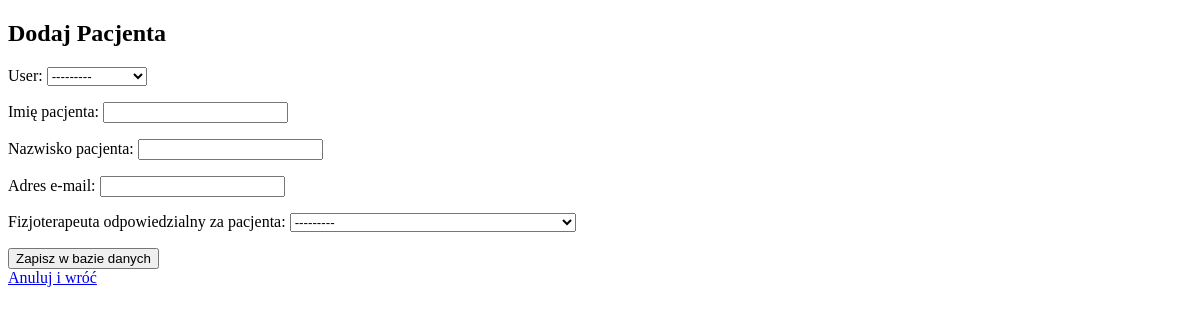
The page /dodaj-pacjenta/ (signed in) on the database as committed earlier.
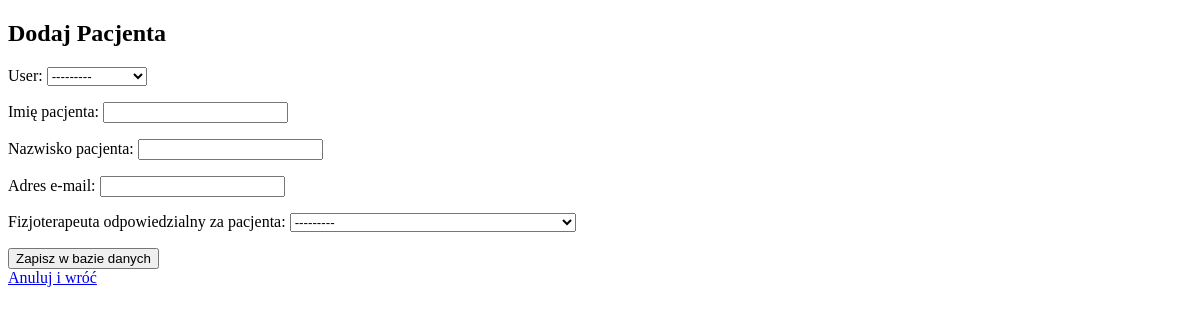
The same page on the database as committed later.
### fizjoapp/models.py (models this page shows)
class Fizjoterapeuta(models.Model):
    user = models.OneToOneField(User, on_delete=models.CASCADE, null=True, blank=True)
    imie = models.CharField(max_length=50, verbose_name="Imię")
    nazwisko = models.CharField(max_length=100, verbose_name="Nazwisko")
    specka = models.CharField(max_length=150, verbose_name="Specjalizacja")
    tytul = models.CharField(max_length=20, verbose_name="Tytuł Naukowy")
    def __str__(self):
        return f"{self.tytul} {self.imie} {self.nazwisko} ({self.specka})"

### fizjoapp/views.py (the view)
# urls.py: path('dodaj-pacjenta/', views.dodaj_pacjenta, name='dodaj_pacjenta'),
@login_required
def dodaj_pacjenta(request):
    return dodaj_element(request, PacjentForm, "Dodaj Pacjenta")

### fizjoapp/forms.py
class PacjentForm(forms.ModelForm):
    class Meta:
        model = Pacjent
        exclude = ['kod_pacjenta']  # auto-generated on registration, never user-editable

### fizjoapp/views.py (called while the page is built)
def dodaj_element(request, form_class, szablon_tytul):
    form = form_class(request.POST or None)
    if request.method == 'POST' and form.is_valid():
        form.save()
        return redirect('dashboard')
    return render(request, 'formularz.html', {'form': form, 'tytul': szablon_tytul})

### fizjoapp/templates/formularz.html (shortened to what this page needs)
<!DOCTYPE html>
<html lang="pl">
    <head>
    </head>
    <body>
        <h2>{{ tytul }}</h2>
        <form method="POST">
            {{ form.as_p }}
            <button type="submit" class="Zapisz">Zapisz w bazie danych</button>
        </form>
        <a href="{% url 'dashboard' %}" class="Wroc">Anuluj i wróć</a>
    </body>
</html>

Rows that differ between the two databases and show on the page:
added Fizjoterapeuta: user "---------"
